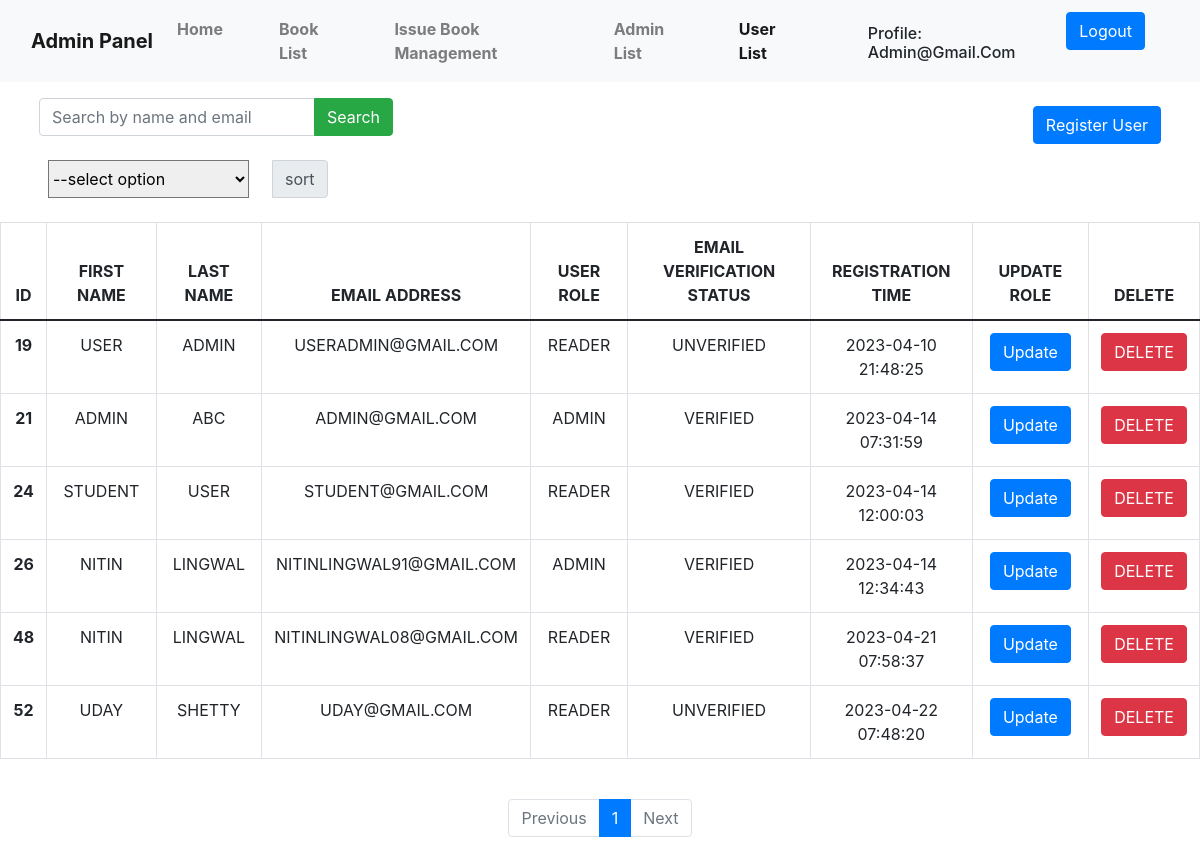
The page /book_library/view/userdata.view.php (signed in) on the database its author committed.
### tables this page shows
CREATE TABLE `user_registration` (
  `id` bigint(20) NOT NULL,
  `user_fname` varchar(100) NOT NULL,
  `user_lname` varchar(100) NOT NULL,
  `user_email` varchar(100) NOT NULL,
  `user_password` varchar(100) NOT NULL,
  `user_role` varchar(50) NOT NULL,
  `email_token` varchar(255) NOT NULL,
  `status` varchar(255) NOT NULL,
  `registration_time` datetime NOT NULL DEFAULT current_timestamp()
);

### book_library/controller/userdata.con.php (the view, shortened to what this page needs)
<?php
include "../conn/connection.php";
$search = isset($_POST['search']) ? $_POST['search'] : '';
$sql = "SELECT * FROM user_registration WHERE user_fname LIKE '%$search%' OR user_lname LIKE '%$search%' OR user_email LIKE '%$search%' OR user_role LIKE '%$search%'";
$records_per_page = 6;
$current_page = isset($_GET['page']) ? $_GET['page'] : 1;
$offset = ($current_page - 1) * $records_per_page;
$query = $sql . " LIMIT $offset, $records_per_page";
$query_run = mysqli_query($con, $query);
if (mysqli_num_rows($query_run) > 0) {
  foreach ($query_run as $row) {
?>
    <tr>
      <td class="fw-bold"><?php echo $row['id']; ?></td>
      <td class=" text-center"><?php echo $row['user_fname']; ?></td>
      <td class=" text-center"><?php echo $row['user_lname']; ?></td>
      <td class=" text-center"><?php echo $row['user_email']; ?></td>
      <td class=" text-center"><?php echo $row['user_role']; ?></td>
      <td class=" text-center"><?php echo $row['status']; ?></td>
      <td class=" text-center"><?php echo $row['registration_time']; ?></td>
      <td>
        <button type="button" class="btn btn-primary editbtn" data-bs-toggle="modal" data-bs-target="#editModal<?= $row['id'] ?>" data-bs-id="<?= $row['id']; ?>">Update</button>
      </td>
      <td>
        <button type="button" class="btn btn-danger deletebtn" data-id="<?php echo $row['id']; ?>">DELETE</button>
      </td>
    </tr>
<?php
  }
}
?>

### book_library/controller/profile.con.php
<?php
    include "../conn/connection.php";
    $user_email = $_SESSION['user_email'];
    $stmt = mysqli_prepare($con, "SELECT * FROM user_registration WHERE user_email = ?");
    mysqli_stmt_bind_param($stmt, "s", $user_email);
    mysqli_stmt_execute($stmt);
    $result = mysqli_stmt_get_result($stmt);
    $user = mysqli_fetch_assoc($result);
    if ($user) {
        echo "<h6 class='card-title text-capitalize mt-2'>Profile: " . htmlspecialchars($user['user_email']) . "</h6>";
    } else {
        echo "User not found.";
    }
?>

### rows shown on the page
user_registration: user_email "Admin@gmail.com", id "21", user_fname "ADMIN", user_lname "ABC", user_email "ADMIN@GMAIL.COM", user_role "ADMIN", status "VERIFIED", registration_time "2023-04-14 07:31:59"
user_registration: id "19", user_fname "USER", user_lname "ADMIN", user_email "USERADMIN@GMAIL.COM", user_role "READER", status "UNVERIFIED", registration_time "2023-04-10 21:48:25"
user_registration: id "24", user_fname "STUDENT", user_lname "USER", user_email "STUDENT@GMAIL.COM", user_role "READER", status "VERIFIED", registration_time "2023-04-14 12:00:03"
user_registration: id "26", user_fname "NITIN", user_lname "LINGWAL", user_email "NITINLINGWAL91@GMAIL.COM", user_role "ADMIN", status "VERIFIED", registration_time "2023-04-14 12:34:43"
user_registration: id "48", user_fname "NITIN", user_lname "LINGWAL", user_email "NITINLINGWAL08@GMAIL.COM", user_role "READER", status "VERIFIED", registration_time "2023-04-21 07:58:37"
user_registration: id "52", user_fname "UDAY", user_lname "SHETTY", user_email "UDAY@GMAIL.COM", user_role "READER", status "UNVERIFIED", registration_time "2023-04-22 07:48:20"
